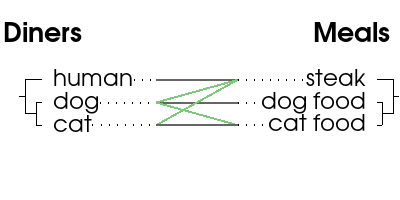

Here is the Python script that generated this plot:
#!/usr/bin/env python
# Demonstrate vtkTanglegramItem comparing two trees with a correspondence table.

import vtkmodules.vtkInteractionStyle  # noqa: F401
import vtkmodules.vtkRenderingContextOpenGL2  # noqa: F401
import vtkmodules.vtkRenderingFreeType  # noqa: F401
import vtkmodules.vtkRenderingOpenGL2  # noqa: F401

from vtkmodules.vtkCommonCore import vtkDoubleArray, vtkStringArray
from vtkmodules.vtkCommonDataModel import vtkMutableDirectedGraph, vtkTable, vtkTree
from vtkmodules.vtkRenderingContext2D import vtkContextActor, vtkContextScene, vtkContextTransform
from vtkmodules.vtkViewsInfovis import vtkTanglegramItem
from vtkmodules.vtkRenderingCore import (
    vtkRenderWindow,
    vtkRenderWindowInteractor,
    vtkRenderer,
)

# --- Tree 1 ---
graph1 = vtkMutableDirectedGraph()
root = graph1.AddVertex()
internal_one = graph1.AddChild(root)
internal_two = graph1.AddChild(internal_one)
a = graph1.AddChild(internal_two)
b = graph1.AddChild(internal_two)
c = graph1.AddChild(internal_one)

weights = vtkDoubleArray()
weights.SetNumberOfTuples(5)
weights.SetValue(graph1.GetEdgeId(root, internal_one), 1.0)
weights.SetValue(graph1.GetEdgeId(internal_one, internal_two), 2.0)
weights.SetValue(graph1.GetEdgeId(internal_two, a), 1.0)
weights.SetValue(graph1.GetEdgeId(internal_two, b), 1.0)
weights.SetValue(graph1.GetEdgeId(internal_one, c), 3.0)
weights.SetName("weight")
graph1.GetEdgeData().AddArray(weights)

names1 = vtkStringArray()
names1.SetNumberOfTuples(6)
names1.SetValue(a, "cat")
names1.SetValue(b, "dog")
names1.SetValue(c, "human")
names1.SetName("node name")
graph1.GetVertexData().AddArray(names1)

node_weights = vtkDoubleArray()
node_weights.SetNumberOfTuples(6)
node_weights.SetValue(root, 0.0)
node_weights.SetValue(internal_one, 1.0)
node_weights.SetValue(internal_two, 3.0)
node_weights.SetValue(a, 4.0)
node_weights.SetValue(b, 4.0)
node_weights.SetValue(c, 4.0)
node_weights.SetName("node weight")
graph1.GetVertexData().AddArray(node_weights)

# --- Tree 2 ---
graph2 = vtkMutableDirectedGraph()
root = graph2.AddVertex()
internal_one = graph2.AddChild(root)
internal_two = graph2.AddChild(internal_one)
a = graph2.AddChild(internal_two)
b = graph2.AddChild(internal_two)
c = graph2.AddChild(internal_one)

graph2.GetEdgeData().AddArray(weights)

names2 = vtkStringArray()
names2.SetNumberOfTuples(6)
names2.SetValue(a, "dog food")
names2.SetValue(b, "cat food")
names2.SetValue(c, "steak")
names2.SetName("node name")
graph2.GetVertexData().AddArray(names2)
graph2.GetVertexData().AddArray(node_weights)

# --- Correspondence table ---
table = vtkTable()
eaters = vtkStringArray()
eaters.SetNumberOfTuples(3)
eaters.SetValue(0, "human")
eaters.SetValue(1, "dog")
eaters.SetValue(2, "cat")

hunger_steak = vtkDoubleArray()
hunger_steak.SetName("steak")
hunger_steak.SetNumberOfTuples(3)
hunger_steak.SetValue(0, 2.0)
hunger_steak.SetValue(1, 1.0)
hunger_steak.SetValue(2, 1.0)

hunger_dog_food = vtkDoubleArray()
hunger_dog_food.SetName("dog food")
hunger_dog_food.SetNumberOfTuples(3)
hunger_dog_food.SetValue(0, 0.0)
hunger_dog_food.SetValue(1, 2.0)
hunger_dog_food.SetValue(2, 0.0)

hunger_cat_food = vtkDoubleArray()
hunger_cat_food.SetName("cat food")
hunger_cat_food.SetNumberOfTuples(3)
hunger_cat_food.SetValue(0, 0.0)
hunger_cat_food.SetValue(1, 1.0)
hunger_cat_food.SetValue(2, 2.0)

table.AddColumn(eaters)
table.AddColumn(hunger_steak)
table.AddColumn(hunger_dog_food)
table.AddColumn(hunger_cat_food)

# Convert to trees.
tree1 = vtkTree()
tree1.ShallowCopy(graph1)
tree2 = vtkTree()
tree2.ShallowCopy(graph2)

# Tanglegram item.
tanglegram = vtkTanglegramItem()
tanglegram.SetTree1(tree1)
tanglegram.SetTree2(tree2)
tanglegram.SetTable(table)
tanglegram.SetTree1Label("Diners")
tanglegram.SetTree2Label("Meals")

# Context actor pipeline.
context_actor = vtkContextActor()
context_transform = vtkContextTransform()
context_transform.SetInteractive(True)
context_transform.AddItem(tanglegram)
context_transform.Translate(20, 75)
context_transform.Scale(1.25, 1.25)
context_actor.GetScene().AddItem(context_transform)

# Standard rendering pipeline.
renderer = vtkRenderer()
renderer.SetBackground(1.0, 1.0, 1.0)
renderer.AddActor(context_actor)
context_actor.GetScene().SetRenderer(renderer)

render_window = vtkRenderWindow()
render_window.AddRenderer(renderer)
render_window.SetWindowName("tanglegram item")
render_window.SetMultiSamples(0)
render_window.SetSize(400, 200)

interactor = vtkRenderWindowInteractor()
interactor.SetRenderWindow(render_window)

interactor.Initialize()
interactor.Start()
